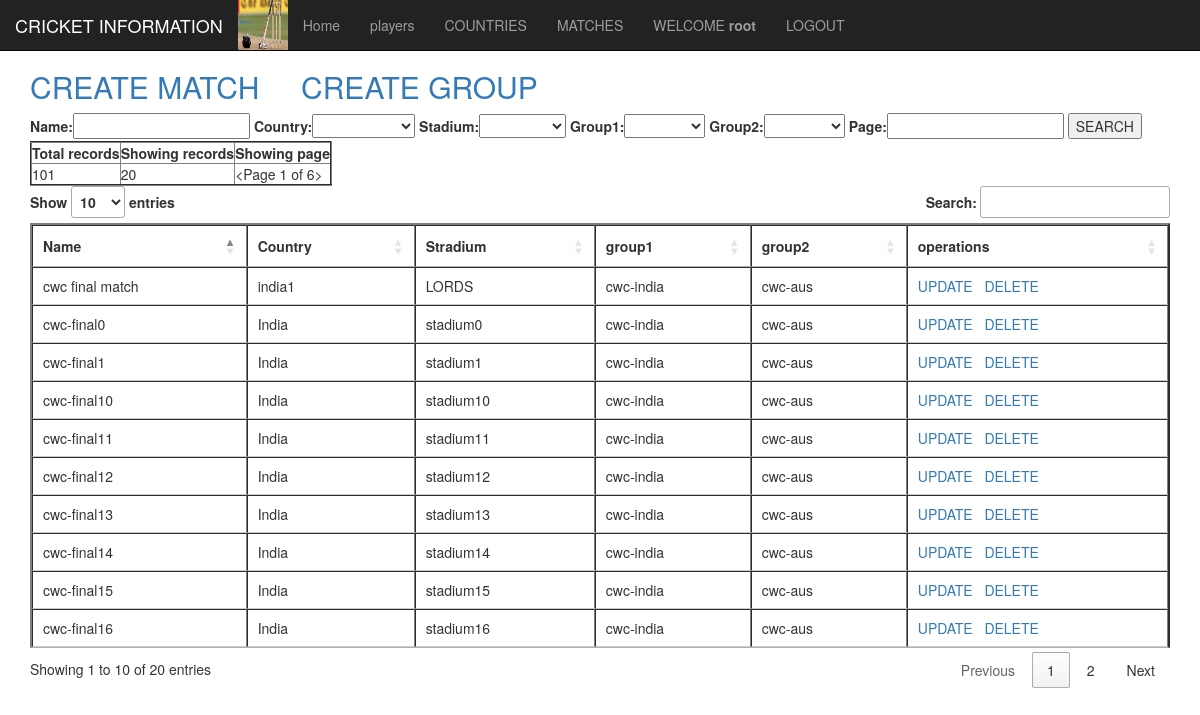
The app's page /matches/ (signed in) with its own data.
### info/models.py (models this page shows)
class UserProfile(AbstractUser):
	country = models.ForeignKey(Country,on_delete=models.PROTECT,
		related_name="userprofile",null=True,blank=True)

class abst(models.Model): # abstract model
	name=models.CharField(max_length=250)
	class Meta:
		abstract=True

class Match(abst):
	country=models.ForeignKey(Country, on_delete=models.PROTECT)
	stadium = models.CharField(max_length=250)
	group1 = models.ForeignKey(PlayerGroup,on_delete=models.PROTECT,
		related_name="group1")
	group2 = models.ForeignKey(PlayerGroup,on_delete=models.PROTECT,
		related_name="group2")

class Country(abst):
	flag=models.ImageField(blank=True, null=True)
	shortname = models.CharField(max_length=256, unique=True)
	description=models.TextField(max_length=555,default="about your country")
	def __str__(self):
		return self.name

class PlayerGroup(abst):
	country = models.ForeignKey(Country,on_delete=models.PROTECT)
	players = models.ManyToManyField(Player)
	def __str__(self):
		return self.name

### info/views.py (the view)
# urls.py: path("matches/",login_required(MatchListView.as_view(
class MatchListView(ListView):
	paginate_by=20
	def get_queryset(self):
		params = self.request.GET
		name = params.get("name")
		group1 = params.get("group1")
		group2= params.get("group2")
		country = params.get("country")
		stadium = params.get("stadium")
		q=Match.objects.all()
		if name:
			q=q.filter(name=name)
		if group1:
			q=q.filter(group1=group1)
		if group2:
			q=q.filter(group1=group2)
		if country:
			q=q.filter(country=country)
		if stadium:
			q=q.filter(stadium=stadium)
		return q
	def get_context_data(self, *args, **kwargs):
		data = ListView.get_context_data(self, *args, **kwargs)
		form = MatchSearchForm()
		if self.request.GET:
			form = MatchSearchForm(data=self.request.GET)
		data.update({"search_form":form})
		return data

### info/forms.py
class MatchSearchForm(forms.Form):
	countries = [(i.id,i.name) for i in Country.objects.all()]
	groups = [(i.id,i.name) for i in PlayerGroup.objects.all()]
	stadiums =[(j,j) for j in set([i.stadium for i in Match.objects.all()])]
	countries.insert(0,("",""))
	groups.insert(0,("",""))
	stadiums.insert(0,("",""))
	name=forms.CharField(max_length=250,required=False)
	country= forms.ChoiceField(choices=countries, required=False)
	stadium = forms.ChoiceField(choices=stadiums,required=False)
	group1 = forms.ChoiceField(choices=groups,required=False)
	group2 = forms.ChoiceField(choices=groups,required=False)
	page=forms.IntegerField(required=False)

### info/templates/info/match_list.html (shortened to what this page needs)
{% extends 'info/home.html' %}
{% block container %}
	<h2><a href="/create_match">CREATE MATCH</a> &nbsp &nbsp
	<a href="/create_group">CREATE GROUP</a></h2>
	<form >
		{{search_form.as_table}}
		<input type="submit" name="" value="SEARCH">
	</form>
	<table border=2>
		<tr><th>Total records</th>
			<th>Showing records</th>
			<th>Showing page</th>
		</tr>
		<tr>
			<td>{{paginator.count}}</td>
			<td>{{20}}</td>
			<td>{{page_obj}}</td>
		</tr>
	</table>
	<table border=2 id="datatable">
		<thead>
			<tr>
				<th>Name</th>
				<th>Country</th>
				<th>Stradium</th>
				<th>group1</th>
				<th>group2</th>
				<th>operations</th>
			</tr>
		</thead>
		<tbody>
			{% for row in object_list%}
			<tr>
				<td>{{ row.name }}</td>
				<td>{{ row.country }}</td>
				<td>{{ row.stadium }}</td>
				<td>{{ row.group1 }}</td>
				<td>{{ row.group2 }}</td>
				<td><a href="/update_match/{{row.id}}">UPDATE</a>
					<a href="/delete_match/{{row.id}}">DELETE</a></td>
			</tr>
			{% endfor %}
		</tbody>
	</table>
{% endblock %}

### info/templates/info/home.html (shortened to what this page needs)
<!DOCTYPE html>
<html lang="en">
<head>
  {% load static %}
  <link rel="stylesheet" href="https://maxcdn.bootstrapcdn.com/bootstrap/3.4.0/css/bootstrap.min.css">
  <link rel="stylesheet" type="text/css" href="//cdn.datatables.net/1.10.19/css/jquery.dataTables.min.css">
</head>
<body style="height:1500px">
<nav class="navbar navbar-inverse navbar-fixed-top">
  <div class="container-fluid">
    <div class="navbar-header">
      <a class="navbar-brand" href="#">CRICKET INFORMATION</a>
      <img src="{% static 'info/images/logo.jpeg' %}" width="50px" height="50px">
    </div>
    <ul class="nav navbar-nav">
      <li><a href="/">Home</a></li>
      {% if request.user.is_authenticated %}
      <li><a href="/players">players</a></li>
      <li><a href="/countries">COUNTRIES</a></li>
      <li><a href="/matches">MATCHES</a></li>
      <li><a href="#">WELCOME <b>{{ request.user.username}}</b></a>
      </li>
      <li><a href="/logout">LOGOUT</a></li>
      {% endif %}
    </ul>
  </div>
</nav>
<div class="container" style="margin-top:50px">
  <p>{{message}}</p>
  {% block container%}{% endblock %}
</div>
</body>
</html>

### records on screen
UserProfile: user.username "root"
Match: name "cwc final match", country "india1", stadium "LORDS", group1 "cwc-india", group2 "cwc-aus"
Match: name "cwc-final0", country "India", stadium "stadium0", group1 "cwc-india", group2 "cwc-aus"
Match: name "cwc-final1", country "India", stadium "stadium1", group1 "cwc-india", group2 "cwc-aus"
Match: name "cwc-final10", country "India", stadium "stadium10", group1 "cwc-india", group2 "cwc-aus"
Match: name "cwc-final11", country "India", stadium "stadium11", group1 "cwc-india", group2 "cwc-aus"
Match: name "cwc-final12", country "India", stadium "stadium12", group1 "cwc-india", group2 "cwc-aus"
Match: name "cwc-final13", country "India", stadium "stadium13", group1 "cwc-india", group2 "cwc-aus"
Match: name "cwc-final14", country "India", stadium "stadium14", group1 "cwc-india", group2 "cwc-aus"
Match: name "cwc-final15", country "India", stadium "stadium15", group1 "cwc-india", group2 "cwc-aus"
Match: name "cwc-final16", country "India", stadium "stadium16", group1 "cwc-india", group2 "cwc-aus"

### other values on screen
{{ paginator.count }} "101"
{{ 20 }} "20"
{{ page_obj }} "<Page 1 of 6>"
